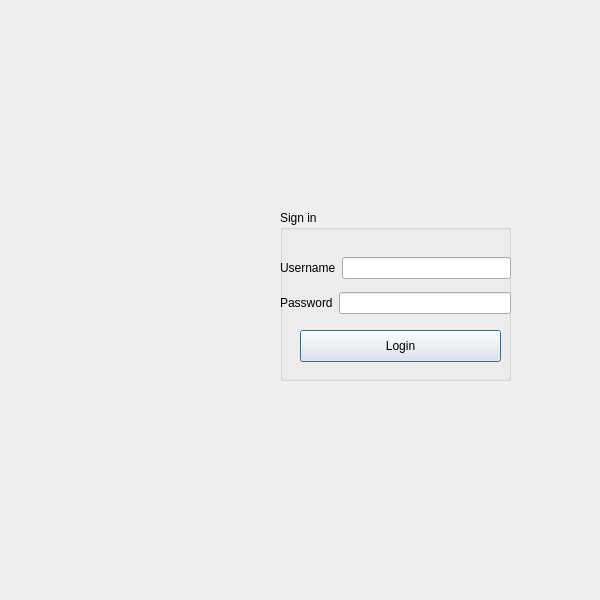
<?xml version="1.0" encoding="UTF-8"?>
<ui version="4.0">
 <class>stlog</class>
 <widget class="QDialog" name="stlog">
  <property name="geometry">
   <rect>
    <x>0</x>
    <y>0</y>
    <width>600</width>
    <height>600</height>
   </rect>
  </property>
  <property name="windowTitle">
   <string>Dialog</string>
  </property>
  <widget class="QGroupBox" name="groupBox">
   <property name="geometry">
    <rect>
     <x>280</x>
     <y>210</y>
     <width>231</width>
     <height>171</height>
    </rect>
   </property>
   <property name="title">
    <string>Sign in</string>
   </property>
   <widget class="QPushButton" name="pushButton">
    <property name="geometry">
     <rect>
      <x>20</x>
      <y>120</y>
      <width>201</width>
      <height>32</height>
     </rect>
    </property>
    <property name="text">
     <string>Login</string>
    </property>
   </widget>
   <widget class="QWidget" name="">
    <property name="geometry">
     <rect>
      <x>0</x>
      <y>40</y>
      <width>231</width>
      <height>71</height>
     </rect>
    </property>
    <layout class="QVBoxLayout" name="verticalLayout">
     <item>
      <layout class="QHBoxLayout" name="horizontalLayout_2">
       <item>
        <widget class="QLabel" name="st_user">
         <property name="text">
          <string>Username</string>
         </property>
        </widget>
       </item>
       <item>
        <widget class="QLineEdit" name="lineEdit_stuser"/>
       </item>
      </layout>
     </item>
     <item>
      <layout class="QHBoxLayout" name="horizontalLayout">
       <item>
        <widget class="QLabel" name="st_pass">
         <property name="text">
          <string>Password</string>
         </property>
        </widget>
       </item>
       <item>
        <widget class="QLineEdit" name="LineEdit_stpass"/>
       </item>
      </layout>
     </item>
    </layout>
   </widget>
  </widget>
 </widget>
 <resources/>
 <connections/>
</ui>
